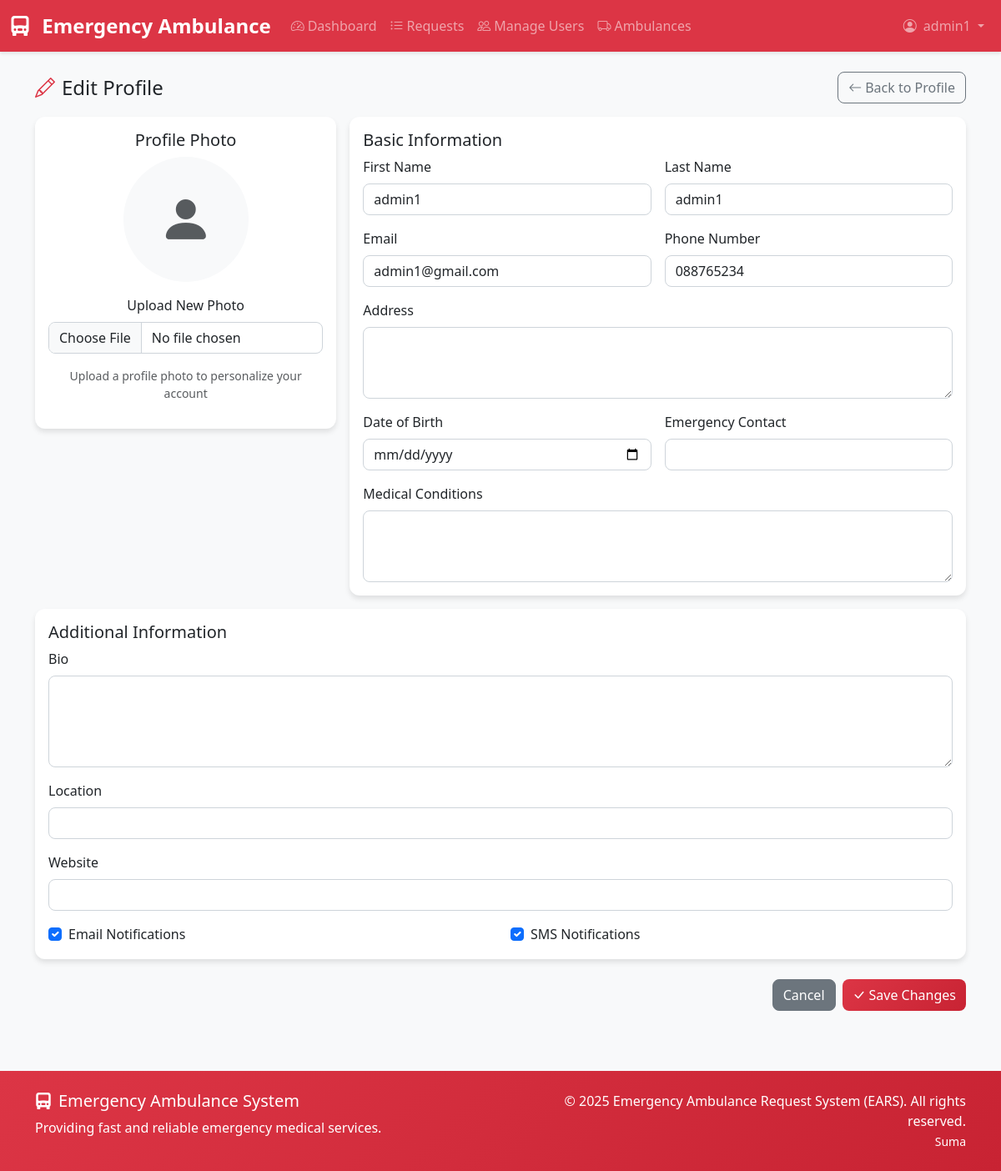
/accounts/profile/edit/ (signed in), run on an earlier commit of the app's database.
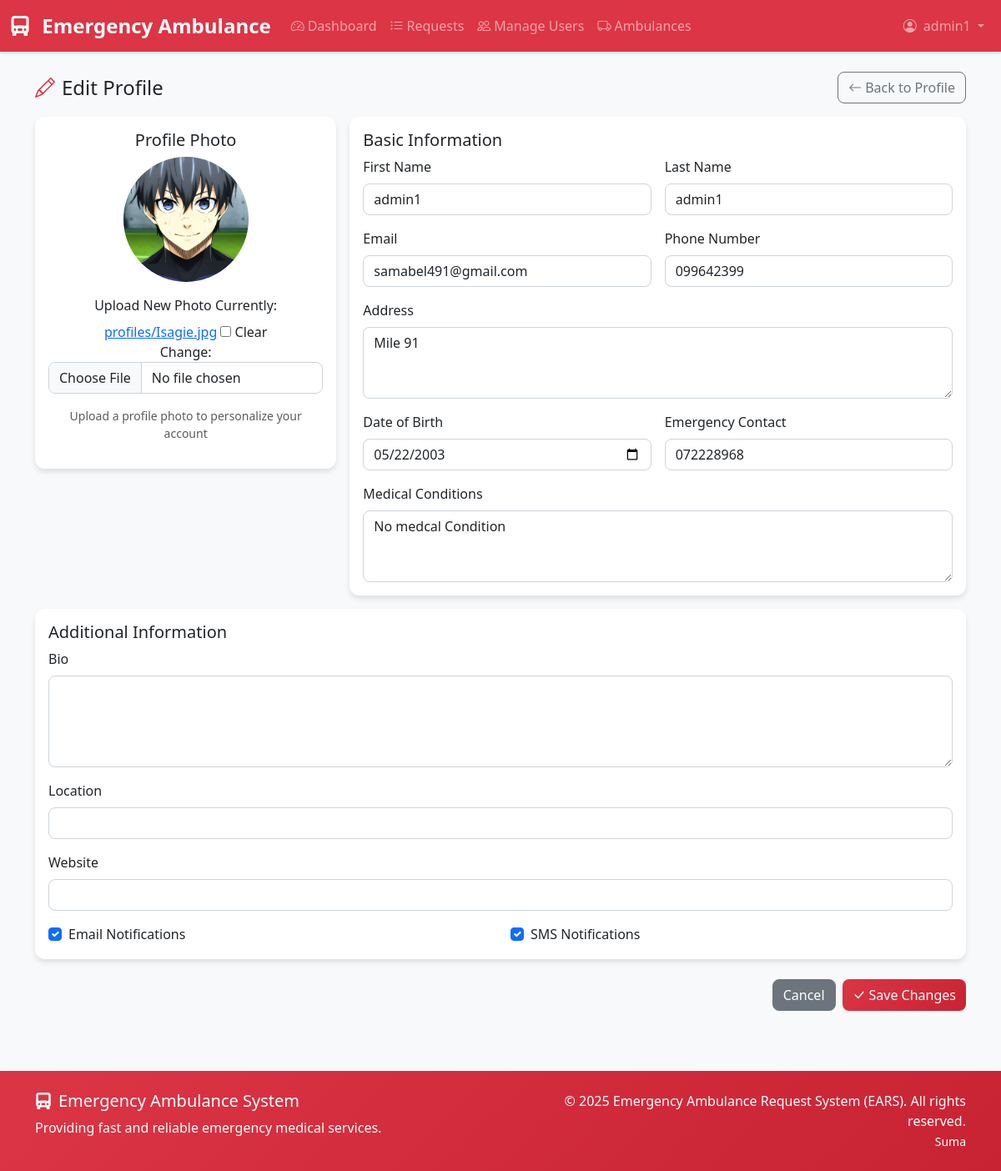
And on a later commit of the database.
### accounts/models.py (models this page shows, shortened)
class User(AbstractUser):
    ROLE_CHOICES = (
        ('patient', 'Patient'),
        ('paramedic', 'Paramedic'),
        ('admin', 'Admin'),
    )
    role = models.CharField(max_length=20, choices=ROLE_CHOICES, default='patient')
    phone_number = models.CharField(max_length=15, blank=True, null=True)
    address = models.TextField(blank=True, null=True)
    date_of_birth = models.DateField(blank=True, null=True)
    emergency_contact = models.CharField(max_length=15, blank=True, null=True)
    medical_conditions = models.TextField(blank=True, null=True, help_text="Any medical conditions or allergies")
    license_number = models.CharField(max_length=50, blank=True, null=True, help_text="For paramedics only")
    is_available = models.BooleanField(default=True, help_text="For paramedics - availability status")
    profile_image = models.ImageField(upload_to='profiles/', blank=True, null=True)
    created_at = models.DateTimeField(auto_now_add=True)
    updated_at = models.DateTimeField(auto_now=True)
    def is_paramedic(self):
        return self.role == 'paramedic'
    class Meta:
        db_table = 'accounts_user'

### accounts/views.py (the view)
# urls.py: path('profile/edit/', views.edit_profile_view, name='edit_profile'),
@login_required
def edit_profile_view(request):
    try:
        profile = request.user.profile
    except UserProfile.DoesNotExist:
        profile = UserProfile.objects.create(user=request.user)
    if request.method == 'POST':
        user_form = UserProfileForm(request.POST, request.FILES, instance=request.user)
        profile_form = ExtendedProfileForm(request.POST, instance=profile)
        paramedic_form = None
        if request.user.is_paramedic():
            paramedic_form = ParamedicProfileForm(request.POST, instance=request.user)
        forms_valid = user_form.is_valid() and profile_form.is_valid()
        if paramedic_form:
            forms_valid = forms_valid and paramedic_form.is_valid()
        if forms_valid:
            user_form.save()
            profile_form.save()
            if paramedic_form:
                paramedic_form.save()
            messages.success(request, 'Your profile has been updated successfully!')
            return redirect('accounts:profile')
    else:
        user_form = UserProfileForm(instance=request.user)
        profile_form = ExtendedProfileForm(instance=profile)
        paramedic_form = ParamedicProfileForm(instance=request.user) if request.user.is_paramedic() else None
    context = {
        'user_form': user_form,
        'profile_form': profile_form,
        'paramedic_form': paramedic_form,
    }
    return render(request, 'accounts/edit_profile.html', context)

### accounts/forms.py
class UserProfileForm(forms.ModelForm):
    class Meta:
        model = User
        fields = ['first_name', 'last_name', 'email', 'phone_number', 'address',
                 'date_of_birth', 'emergency_contact', 'medical_conditions', 'profile_image']
        widgets = {
            'date_of_birth': forms.DateInput(attrs={'type': 'date'}),
            'address': forms.Textarea(attrs={'rows': 3}),
            'medical_conditions': forms.Textarea(attrs={'rows': 3}),
        }
    def __init__(self, *args, **kwargs):
        super().__init__(*args, **kwargs)
        for field_name, field in self.fields.items():
            if field_name == 'profile_image':
                field.widget.attrs['class'] = 'form-control'
            elif isinstance(field.widget, forms.Textarea):
                field.widget.attrs['class'] = 'form-control'
            else:
                field.widget.attrs['class'] = 'form-control'

### templates/accounts/edit_profile.html (shortened to what the changed rows need)
{% extends 'base.html' %}
{% block content %}
<div class="container py-4">
    <div class="d-flex justify-content-between align-items-center mb-3">
        <h1 class="h4 mb-0"><i class="bi bi-pencil text-danger me-2"></i>Edit Profile</h1>
    </div>
    <form method="post" enctype="multipart/form-data">
        <div class="row g-3">
            <div class="col-lg-4">
                <div class="card">
                    <div class="card-body text-center">
                        <h5 class="card-title">Profile Photo</h5>
                        <div class="mb-3">
                            {% if user.profile_image %}
                                <img src="{{ user.profile_image.url }}" alt="Current Profile Photo"
                                     class="rounded-circle" style="width: 150px; height: 150px; object-fit: cover;">
                            {% else %}
                                <div class="bg-light rounded-circle d-flex align-items-center justify-content-center"
                                     style="width: 150px; height: 150px; margin: 0 auto;">
                                    <i class="bi bi-person-fill text-muted" style="font-size: 4rem;"></i>
                                </div>
                            {% endif %}
                        </div>
                        <div class="mb-3">
                            <label for="{{ user_form.profile_image.id_for_label }}" class="form-label">Upload New Photo</label>
                            {{ user_form.profile_image }}
                        </div>
                        <p class="text-muted small">Upload a profile photo to personalize your account</p>
                    </div>
                </div>
            </div>
            <div class="col-lg-8">
                <div class="card">
                    <div class="card-body">
                        <div class="row g-3">
                            <div class="col-md-6">
                                <label for="{{ user_form.first_name.id_for_label }}" class="form-label">First Name</label>
                                {{ user_form.first_name }}
                            </div>
                            <div class="col-md-6">
                                <label for="{{ user_form.last_name.id_for_label }}" class="form-label">Last Name</label>
                                {{ user_form.last_name }}
                            </div>
                            <div class="col-md-6">
                                <label for="{{ user_form.email.id_for_label }}" class="form-label">Email</label>
                                {{ user_form.email }}
                            </div>
                            <div class="col-md-6">
                                <label for="{{ user_form.phone_number.id_for_label }}" class="form-label">Phone Number</label>
                                {{ user_form.phone_number }}
                            </div>
                            <div class="col-12">
                                <label for="{{ user_form.address.id_for_label }}" class="form-label">Address</label>
                                {{ user_form.address }}
                            </div>
                            <div class="col-md-6">
                                <label for="{{ user_form.date_of_birth.id_for_label }}" class="form-label">Date of Birth</label>
                                {{ user_form.date_of_birth }}
                            </div>
                            <div class="col-md-6">
                                <label for="{{ user_form.emergency_contact.id_for_label }}" class="form-label">Emergency Contact</label>
                                {{ user_form.emergency_contact }}
                            </div>
                            <div class="col-12">
                                <label for="{{ user_form.medical_conditions.id_for_label }}" class="form-label">Medical Conditions</label>
                                {{ user_form.medical_conditions }}
                            </div>
                        </div>
                    </div>
                </div>
            </div>
        </div>
    </form>
</div>
{% endblock %}

### templates/base.html (shortened to what this page needs)
<!DOCTYPE html>
<html lang="en">
<head>
    <link href="https://cdn.jsdelivr.net/npm/bootstrap@5.3.2/dist/css/bootstrap.min.css" rel="stylesheet">
    <link href="https://cdn.jsdelivr.net/npm/bootstrap-icons@1.11.1/font/bootstrap-icons.css" rel="stylesheet">
</head>
<body class="d-flex flex-column min-vh-100">
    <nav class="navbar navbar-expand-lg navbar-dark bg-danger">
        <div class="container-fluid">
            <a class="navbar-brand" href="{% url 'accounts:dashboard_redirect' %}">
                <i class="bi bi-truck-front-fill me-2"></i>
                Emergency Ambulance
            </a>
            <div class="collapse navbar-collapse" id="navbarNav">
                {% if user.is_authenticated %}
                    <ul class="navbar-nav me-auto">
                        <li class="nav-item">
                            <a class="nav-link" href="{% url 'accounts:dashboard_redirect' %}">
                                <i class="bi bi-speedometer2 me-1"></i>Dashboard
                            </a>
                        </li>
                        <li class="nav-item">
                            <a class="nav-link" href="{% url 'ambulance:request_list' %}">
                                <i class="bi bi-list-ul me-1"></i>Requests
                            </a>
                        </li>
                        {% if user.is_authenticated and user.role == 'admin' %}
                            <li class="nav-item">
                                <a class="nav-link" href="{% url 'accounts:manage_users' %}">
                                    <i class="bi bi-people me-1"></i>Manage Users
                                </a>
                            </li>
                            <li class="nav-item">
                                <a class="nav-link" href="{% url 'ambulance:ambulance_list' %}">
                                    <i class="bi bi-truck me-1"></i>Ambulances
                                </a>
                            </li>
                        {% endif %}
                    </ul>
                    <ul class="navbar-nav">
                        <li class="nav-item dropdown">
                            <a class="nav-link dropdown-toggle" href="#" role="button" data-bs-toggle="dropdown">
                                <i class="bi bi-person-circle me-1"></i>
                                {{ user.first_name|default:user.username }}
                            </a>
                        </li>
                    </ul>
                {% endif %}
            </div>
        </div>
    </nav>
    <main class="flex-grow-1">
        {% block content %}{% endblock %}
    </main>
    <footer class="footer py-4 mt-5">
        <div class="container">
            <div class="row">
                <div class="col-md-6">
                    <h5><i class="bi bi-truck-front-fill me-2"></i>Emergency Ambulance System</h5>
                    <p class="mb-0">Providing fast and reliable emergency medical services.</p>
                </div>
                <div class="col-md-6 text-md-end">
                    <p class="mb-0">&copy; 2025 Emergency Ambulance Request System (EARS). All rights reserved.</p>
                    <small class="mb-0">Suma</small>
                </div>
            </div>
        </div>
    </footer>
</body>
</html>

What changed in the data, as far as the page shows it:
changed User "admin1": profile_image: picture added; email "admin1@gmail.com" → "samabel491@gmail.com"; phone_number "088765234" → "099642399"; address (not shown) → "Mile 91"; date_of_birth (not shown) → "05/22/2003"; emergency_contact (not shown) → "072228968"; medical_conditions (not shown) → "No medcal Condition"; profile_image empty → "profiles/Isagie.jpg" (drawn)
Also different on the page:
form field profile_image: (not shown) → "☐"
text now shown: "Currently: profiles/Isagie.jpg Clear Change:"
